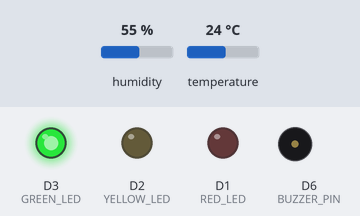
Simulated run of this sketch. Board: ESP8266 (NodeMCU). Parts: output pins drawn as LEDs (lit = HIGH), buzzer (waves = sounding). The test bench sets the inputs (shaded band); at power-on: temperature 24 °C, humidity 55 %. WiFi joins after 1.5 s; servers stay silent unless stated; what the sketch prints to the serial monitor is not drawn.

Above: at 2.7 s.
2.8 s: temperature set to 28 °C
5.5 s: temperature set to 31 °C
At 6.0 s:
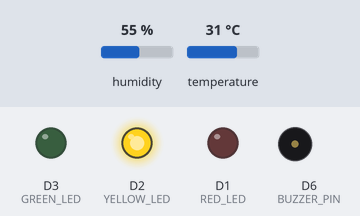
8.2 s: temperature set to 35 °C
10.9 s: temperature set to 38 °C
At 12.0 s:
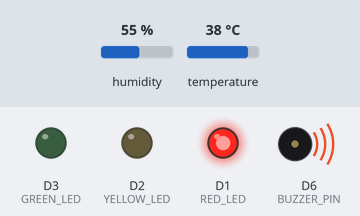
13.6 s: temperature set to 12 °C
At 14.4 s:
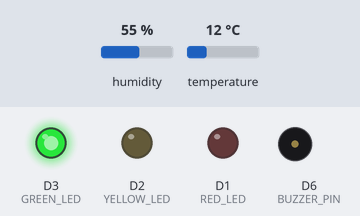
16.3 s: temperature set to 33 °C
At 19.1 s:
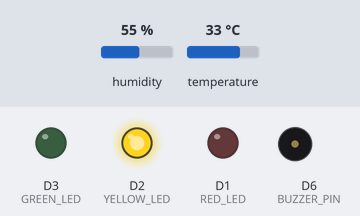
Timing chart, 0 to 20.2 s (numbered marks = the images above; inputs shaded):
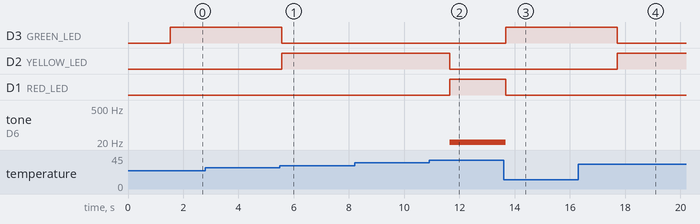

The sketch:

Posttest3.ino
```cpp
#include <ThingSpeak.h>
#include <ESP8266WiFi.h>
#include <WiFiClient.h>
#include <DHT.h>
#include<ESP8266WebServer.h>

#define DHTPIN D5
#define DHTTYPE DHT11
DHT dht(DHTPIN, DHTTYPE);

unsigned int value;
const char *ssid = "Universitas Mulawarman"; //setting nama wifi
const char *password = ""; //password wifi
WiFiClient client;

ESP8266WebServer server(80);
String webpage;

unsigned long channel = 2477540; //ID akun ThingSpeak
const char * myWriteAPIKey = "SNCYYXR5E1XY9OPD"; //memasukan apikey
uint8_t temperature; //temperature dengan tipe unsigned 8-bit.

const int BUZZER_PIN = D6;
const int YELLOW_LED = D2;
const int GREEN_LED = D3;
const int RED_LED = D1;

void setup() {
  Serial.begin(9600); //memulai komunikasi serial dengan baud rate 115200
  dht.begin(); //memulai sensor DHT.
  pinMode(BUZZER_PIN, OUTPUT);
  pinMode(YELLOW_LED, OUTPUT);
  pinMode(GREEN_LED, OUTPUT);
  pinMode(RED_LED, OUTPUT);

  Serial.println();
  Serial.print("Connecting to ");
  Serial.println(ssid);
  WiFi.begin(ssid, password); //menghubungkan dengan wifi router
  while (WiFi.status() != WL_CONNECTED){ //Cek koneksi Wifi.
    delay(500);
    Serial.print(".");
  }
  Serial.println("");
  Serial.println("WiFi connected");
  Serial.println(WiFi.localIP());
  ThingSpeak.begin(client);

}

void loop() {

  float t = dht.readTemperature();

  if (t > 36){
    digitalWrite(RED_LED, HIGH);
    digitalWrite(GREEN_LED, LOW);
    digitalWrite(YELLOW_LED, LOW);
    tone(BUZZER_PIN, 10);
  }
  else if(t < 30){
    digitalWrite(GREEN_LED, HIGH);
    digitalWrite(YELLOW_LED, LOW);
    digitalWrite(RED_LED, LOW);
    noTone(BUZZER_PIN);
  }
  else {
    digitalWrite(YELLOW_LED, HIGH);
    digitalWrite(RED_LED, LOW);
    digitalWrite(GREEN_LED, LOW);
    noTone(BUZZER_PIN);
  }

  ThingSpeak.writeField(channel, 1, t, myWriteAPIKey);

  delay(100);

}
```

Measured:
- the behaviour switches between 29 and 30 °C on temperature (found by bisection; images 0 and 1)
- the behaviour switches between 36 and 37 °C on temperature (found by bisection; images 1 and 2)
- after the input at 2.8 s, every drawn part: stays the same
- after the input at 5.5 s, D3 (GREEN_LED): HIGH → LOW after 0.07 s; D2 (YELLOW_LED): LOW → HIGH after 0.07 s
- after the input at 8.2 s, every drawn part: stays the same
- after the input at 10.9 s, D2 (YELLOW_LED): HIGH → LOW after 0.74 s; D1 (RED_LED): LOW → HIGH after 0.74 s; tone on D6 (BUZZER_PIN): silent → 10 Hz after 0.74 s
- after the input at 13.6 s, D3 (GREEN_LED): LOW → HIGH after 0.07 s; D1 (RED_LED): HIGH → LOW after 0.07 s; tone on D6 (BUZZER_PIN): 10 Hz → silent after 0.07 s
- after the input at 16.3 s, D3 (GREEN_LED): HIGH → LOW after 1.4 s; D2 (YELLOW_LED): LOW → HIGH after 1.4 s
